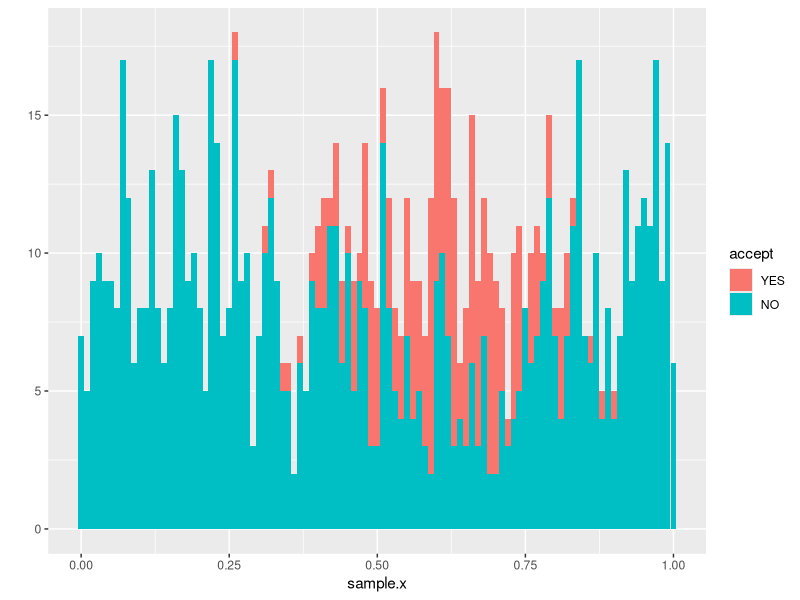
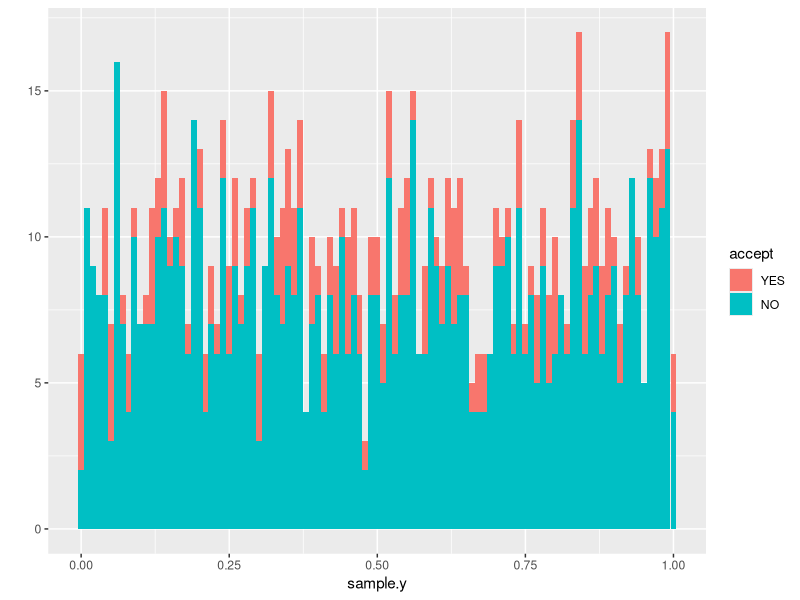
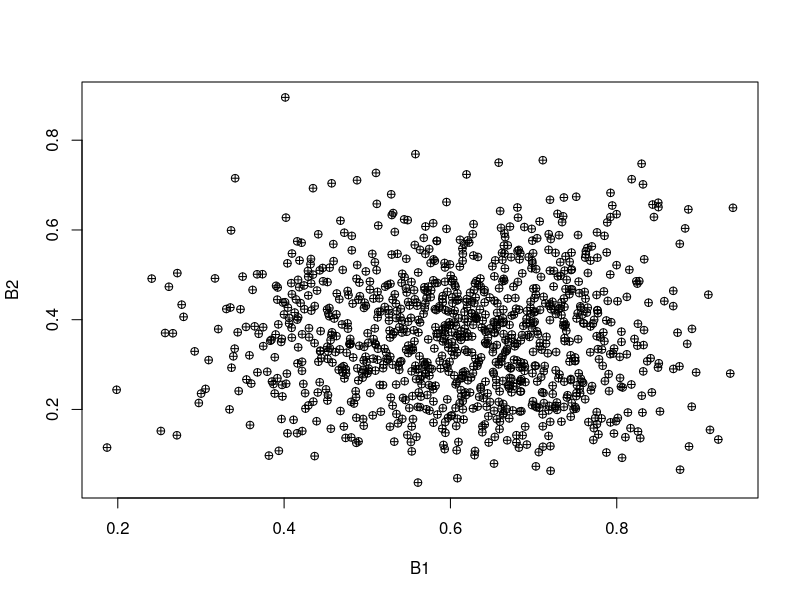

R code for these plots, in order:
### Problem 3 - Random Sampling using Beta function - Acceptance/Rejection method ###

#-------------------------------------------------------------------------
#### Beta function with parameters = 8 and 5
sample.x <- runif(1000,0,1)
accept = c()
set.seed(2)
for ( i in 1: length(sample.x))
{
	U = runif(1, 0 ,1)
	
	if (dunif(sample.x[i],0,1)* 5 * U <= dbeta(sample.x[i],8,5))
	{
		accept[i] = 'YES'
	}
	else
	{
		accept[i] = 'NO'
	}
}
	
T = data.frame (sample.x , accept = factor (accept, levels = c('YES','NO')))
library(ggplot2)
print(qplot(sample.x, data = T, geom = 'histogram', fill = accept, binwidth=0.01))	
#-------------------------------------------------------------------------
#### Beta function with parameters = 4 and 7
sample.y <- runif(1000,0,1)
accept = c()
set.seed(2)
for ( i in 1: length(sample.x))
{
	U = runif(1, 0 ,1)
	
	if (dunif(sample.x[i],0,1)* 5 * U <= dbeta(sample.x[i],8,5))
	{
		accept[i] = 'YES'
	}
	else
	{
		accept[i] = 'NO'
	}
}
	
T = data.frame (sample.y , accept = factor (accept, levels = c('YES','NO')))
library(ggplot2)
x11()
print(qplot(sample.y, data = T, geom = 'histogram', fill = accept, binwidth=0.01))	

####################### Testing for independence of X and Y ###################
set.seed(2)
B1 <- rbeta(1000, shape1=8, shape2=5)
B2 <- rbeta(1000, shape1=4, shape2=7)
cov(B1,B2)

plot (B1,B2,pch=10)
CT <- table(cut(B1,4), cut(B2,4))
CT
chisq.test(CT)


